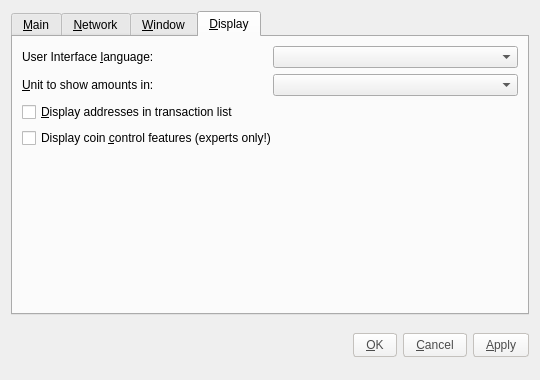
<?xml version="1.0" encoding="UTF-8"?>
<ui version="4.0">
 <class>OptionsDialog</class>
 <widget class="QDialog" name="OptionsDialog">
  <property name="geometry">
   <rect>
    <x>0</x>
    <y>0</y>
    <width>540</width>
    <height>380</height>
   </rect>
  </property>
  <property name="windowTitle">
   <string>Options</string>
  </property>
  <property name="modal">
   <bool>true</bool>
  </property>
  <layout class="QVBoxLayout" name="verticalLayout">
   <item>
    <widget class="QTabWidget" name="tabWidget">
     <property name="tabPosition">
      <enum>QTabWidget::North</enum>
     </property>
     <property name="currentIndex">
      <number>3</number>
     </property>
     <widget class="QWidget" name="tabMain">
      <attribute name="title">
       <string>&amp;Main</string>
      </attribute>
      <layout class="QVBoxLayout" name="verticalLayout_Main">
       <item>
        <widget class="QLabel" name="transactionFeeInfoLabel">
         <property name="text">
          <string>Optional transaction fee per kB that helps make sure your transactions are processed quickly. Most transactions are 1 kB. Fee 0.01 recommended.</string>
         </property>
         <property name="textFormat">
          <enum>Qt::PlainText</enum>
         </property>
         <property name="wordWrap">
          <bool>true</bool>
         </property>
        </widget>
       </item>
       <item>
        <layout class="QHBoxLayout" name="horizontalLayoutFee">
         <item>
          <widget class="QLabel" name="transactionFeeLabel">
           <property name="text">
            <string>Pay transaction &amp;fee</string>
           </property>
           <property name="textFormat">
            <enum>Qt::PlainText</enum>
           </property>
           <property name="buddy">
            <cstring>transactionFee</cstring>
           </property>
          </widget>
         </item>
         <item>
          <widget class="BitcoinAmountField" name="transactionFee">
           <property name="styleSheet">
            <string notr="true"/>
           </property>
          </widget>
         </item>
         <item>
          <spacer name="horizontalSpacerFee">
           <property name="orientation">
            <enum>Qt::Horizontal</enum>
           </property>
           <property name="sizeHint" stdset="0">
            <size>
             <width>40</width>
             <height>20</height>
            </size>
           </property>
          </spacer>
         </item>
        </layout>
       </item>
       <item>
        <widget class="QLabel" name="reserveBalanceInfoLabel">
         <property name="text">
          <string>Reserved amount does not participate in staking and is therefore spendable at any time.</string>
         </property>
         <property name="textFormat">
          <enum>Qt::PlainText</enum>
         </property>
         <property name="wordWrap">
          <bool>true</bool>
         </property>
        </widget>
       </item>
       <item>
        <layout class="QHBoxLayout" name="horizontalLayoutReserveBalance">
         <item>
          <widget class="QLabel" name="reserveBalanceLabel">
           <property name="text">
            <string>Reserve</string>
           </property>
           <property name="textFormat">
            <enum>Qt::PlainText</enum>
           </property>
           <property name="buddy">
            <cstring>reserveBalance</cstring>
           </property>
          </widget>
         </item>
         <item>
          <widget class="BitcoinAmountField" name="reserveBalance">
           <property name="styleSheet">
            <string notr="true"/>
           </property>
          </widget>
         </item>
         <item>
          <spacer name="horizontalSpacerReserveBalance">
           <property name="orientation">
            <enum>Qt::Horizontal</enum>
           </property>
           <property name="sizeHint" stdset="0">
            <size>
             <width>40</width>
             <height>20</height>
            </size>
           </property>
          </spacer>
         </item>
        </layout>
       </item>
       <item>
        <widget class="QCheckBox" name="bitcoinAtStartup">
         <property name="toolTip">
          <string>Automatically start NavajoAnonSubChain after logging in to the system.</string>
         </property>
         <property name="text">
          <string>&amp;Start NavajoAnonSubChain on system login</string>
         </property>
        </widget>
       </item>
       <item>
        <widget class="QCheckBox" name="detachDatabases">
         <property name="toolTip">
          <string>Detach block and address databases at shutdown. This means they can be moved to another data directory, but it slows down shutdown. The wallet is always detached.</string>
         </property>
         <property name="text">
          <string>&amp;Detach databases at shutdown</string>
         </property>
        </widget>
       </item>
       <item>
        <spacer name="verticalSpacer_Main">
         <property name="orientation">
          <enum>Qt::Vertical</enum>
         </property>
         <property name="sizeHint" stdset="0">
          <size>
           <width>20</width>
           <height>40</height>
          </size>
         </property>
        </spacer>
       </item>
      </layout>
     </widget>
     <widget class="QWidget" name="tabNetwork">
      <attribute name="title">
       <string>&amp;Network</string>
      </attribute>
      <layout class="QVBoxLayout" name="verticalLayout_Network">
       <item>
        <widget class="QCheckBox" name="mapPortUpnp">
         <property name="toolTip">
          <string>Automatically open the NavajoAnonSubChain/NavajoAnonSubChain client port on the router. This only works when your router supports UPnP and it is enabled.</string>
         </property>
         <property name="text">
          <string>Map port using &amp;UPnP</string>
         </property>
        </widget>
       </item>
       <item>
        <widget class="QCheckBox" name="connectSocks">
         <property name="toolTip">
          <string>Connect to the NavajoAnonSubChain/NavajoAnonSubChain network through a SOCKS proxy (e.g. when connecting through Tor).</string>
         </property>
         <property name="text">
          <string>&amp;Connect through SOCKS proxy:</string>
         </property>
        </widget>
       </item>
       <item>
        <layout class="QHBoxLayout" name="horizontalLayout_Network">
         <item>
          <widget class="QLabel" name="proxyIpLabel">
           <property name="text">
            <string>Proxy &amp;IP:</string>
           </property>
           <property name="textFormat">
            <enum>Qt::PlainText</enum>
           </property>
           <property name="buddy">
            <cstring>proxyIp</cstring>
           </property>
          </widget>
         </item>
         <item>
          <widget class="QValidatedLineEdit" name="proxyIp">
           <property name="maximumSize">
            <size>
             <width>140</width>
             <height>16777215</height>
            </size>
           </property>
           <property name="toolTip">
            <string>IP address of the proxy (e.g. 127.0.0.1)</string>
           </property>
           <property name="styleSheet">
            <string notr="true">background-color: rgb(255,255,255);
border-radius:3px;
border: 1px solid #C4C1BD;
color: #4C4C4C;
padding: 4px;
margin: 0px 6px 0px 0px;</string>
           </property>
          </widget>
         </item>
         <item>
          <widget class="QLabel" name="proxyPortLabel">
           <property name="text">
            <string>&amp;Port:</string>
           </property>
           <property name="textFormat">
            <enum>Qt::PlainText</enum>
           </property>
           <property name="buddy">
            <cstring>proxyPort</cstring>
           </property>
          </widget>
         </item>
         <item>
          <widget class="QLineEdit" name="proxyPort">
           <property name="maximumSize">
            <size>
             <width>55</width>
             <height>16777215</height>
            </size>
           </property>
           <property name="toolTip">
            <string>Port of the proxy (e.g. 9050)</string>
           </property>
           <property name="styleSheet">
            <string notr="true">background-color: rgb(255,255,255);
border-radius:3px;
border: 1px solid #C4C1BD;
color: #4C4C4C;
padding: 4px;
margin: 0px 6px 0px 0px;</string>
           </property>
          </widget>
         </item>
         <item>
          <widget class="QLabel" name="socksVersionLabel">
           <property name="text">
            <string>SOCKS &amp;Version:</string>
           </property>
           <property name="textFormat">
            <enum>Qt::PlainText</enum>
           </property>
           <property name="buddy">
            <cstring>socksVersion</cstring>
           </property>
          </widget>
         </item>
         <item>
          <widget class="QValueComboBox" name="socksVersion">
           <property name="toolTip">
            <string>SOCKS version of the proxy (e.g. 5)</string>
           </property>
           <property name="styleSheet">
            <string notr="true"/>
           </property>
          </widget>
         </item>
         <item>
          <spacer name="horizontalSpacer_Network">
           <property name="orientation">
            <enum>Qt::Horizontal</enum>
           </property>
           <property name="sizeHint" stdset="0">
            <size>
             <width>40</width>
             <height>20</height>
            </size>
           </property>
          </spacer>
         </item>
        </layout>
       </item>
       <item>
        <spacer name="verticalSpacer_Network">
         <property name="orientation">
          <enum>Qt::Vertical</enum>
         </property>
         <property name="sizeHint" stdset="0">
          <size>
           <width>20</width>
           <height>40</height>
          </size>
         </property>
        </spacer>
       </item>
      </layout>
     </widget>
     <widget class="QWidget" name="tabWindow">
      <attribute name="title">
       <string>&amp;Window</string>
      </attribute>
      <layout class="QVBoxLayout" name="verticalLayout_Window">
       <item>
        <widget class="QCheckBox" name="minimizeToTray">
         <property name="toolTip">
          <string>Show only a tray icon after minimizing the window.</string>
         </property>
         <property name="text">
          <string>&amp;Minimize to the tray instead of the taskbar</string>
         </property>
        </widget>
       </item>
       <item>
        <widget class="QCheckBox" name="minimizeOnClose">
         <property name="toolTip">
          <string>Minimize instead of exit the application when the window is closed. When this option is enabled, the application will be closed only after selecting Quit in the menu.</string>
         </property>
         <property name="text">
          <string>M&amp;inimize on close</string>
         </property>
        </widget>
       </item>
       <item>
        <spacer name="verticalSpacer_Window">
         <property name="orientation">
          <enum>Qt::Vertical</enum>
         </property>
         <property name="sizeHint" stdset="0">
          <size>
           <width>20</width>
           <height>40</height>
          </size>
         </property>
        </spacer>
       </item>
      </layout>
     </widget>
     <widget class="QWidget" name="tabDisplay">
      <attribute name="title">
       <string>&amp;Display</string>
      </attribute>
      <layout class="QVBoxLayout" name="verticalLayout_Display">
       <item>
        <layout class="QHBoxLayout" name="horizontalLayout_1_Display">
         <item>
          <widget class="QLabel" name="langLabel">
           <property name="text">
            <string>User Interface &amp;language:</string>
           </property>
           <property name="textFormat">
            <enum>Qt::PlainText</enum>
           </property>
           <property name="buddy">
            <cstring>lang</cstring>
           </property>
          </widget>
         </item>
         <item>
          <widget class="QValueComboBox" name="lang">
           <property name="toolTip">
            <string>The user interface language can be set here. This setting will take effect after restarting NavajoAnonSubChain/NavajoAnonSubChain.</string>
           </property>
          </widget>
         </item>
        </layout>
       </item>
       <item>
        <layout class="QHBoxLayout" name="horizontalLayout_2_Display">
         <item>
          <widget class="QLabel" name="unitLabel">
           <property name="text">
            <string>&amp;Unit to show amounts in:</string>
           </property>
           <property name="textFormat">
            <enum>Qt::PlainText</enum>
           </property>
           <property name="buddy">
            <cstring>unit</cstring>
           </property>
          </widget>
         </item>
         <item>
          <widget class="QValueComboBox" name="unit">
           <property name="toolTip">
            <string>Choose the default subdivision unit to show in the interface and when sending coins.</string>
           </property>
          </widget>
         </item>
        </layout>
       </item>
       <item>
        <widget class="QCheckBox" name="displayAddresses">
         <property name="toolTip">
          <string>Whether to show NavajoAnonSubChain/NavajoAnonSubChain addresses in the transaction list or not.</string>
         </property>
         <property name="text">
          <string>&amp;Display addresses in transaction list</string>
         </property>
        </widget>
       </item>
       <item>
        <widget class="QCheckBox" name="coinControlFeatures">
         <property name="toolTip">
          <string>Whether to show coin control features or not.</string>
         </property>
         <property name="text">
          <string>Display coin &amp;control features (experts only!)</string>
         </property>
        </widget>
       </item>
       <item>
        <spacer name="verticalSpacer_Display">
         <property name="orientation">
          <enum>Qt::Vertical</enum>
         </property>
         <property name="sizeHint" stdset="0">
          <size>
           <width>20</width>
           <height>40</height>
          </size>
         </property>
        </spacer>
       </item>
      </layout>
     </widget>
    </widget>
   </item>
   <item>
    <layout class="QHBoxLayout" name="horizontalLayout_Buttons">
     <item>
      <spacer name="horizontalSpacer_1">
       <property name="orientation">
        <enum>Qt::Horizontal</enum>
       </property>
       <property name="sizeHint" stdset="0">
        <size>
         <width>40</width>
         <height>48</height>
        </size>
       </property>
      </spacer>
     </item>
     <item>
      <widget class="QLabel" name="statusLabel">
       <property name="font">
        <font>
         <weight>75</weight>
         <bold>true</bold>
        </font>
       </property>
       <property name="text">
        <string/>
       </property>
       <property name="textFormat">
        <enum>Qt::PlainText</enum>
       </property>
       <property name="wordWrap">
        <bool>true</bool>
       </property>
      </widget>
     </item>
     <item>
      <spacer name="horizontalSpacer_2">
       <property name="orientation">
        <enum>Qt::Horizontal</enum>
       </property>
       <property name="sizeHint" stdset="0">
        <size>
         <width>40</width>
         <height>48</height>
        </size>
       </property>
      </spacer>
     </item>
     <item>
      <widget class="QPushButton" name="okButton">
       <property name="styleSheet">
        <string notr="true">background-color: qlineargradient(spread:pad, x1:0, y1:1, x2:0, y2:0, stop:0 rgb(240,240,240), stop:1 rgb(255, 255, 255));
border-radius:3px;
border: 1px solid #C4C1BD;
color: #4C4C4C;
padding: 4px 12px;</string>
       </property>
       <property name="text">
        <string>&amp;OK</string>
       </property>
      </widget>
     </item>
     <item>
      <widget class="QPushButton" name="cancelButton">
       <property name="styleSheet">
        <string notr="true">background-color: qlineargradient(spread:pad, x1:0, y1:1, x2:0, y2:0, stop:0 rgb(240,240,240), stop:1 rgb(255, 255, 255));
border-radius:3px;
border: 1px solid #C4C1BD;
color: #4C4C4C;
padding: 4px 12px;</string>
       </property>
       <property name="text">
        <string>&amp;Cancel</string>
       </property>
       <property name="autoDefault">
        <bool>false</bool>
       </property>
      </widget>
     </item>
     <item>
      <widget class="QPushButton" name="applyButton">
       <property name="styleSheet">
        <string notr="true">background-color: qlineargradient(spread:pad, x1:0, y1:1, x2:0, y2:0, stop:0 rgb(240,240,240), stop:1 rgb(255, 255, 255));
border-radius:3px;
border: 1px solid #C4C1BD;
color: #4C4C4C;
padding: 4px 12px;</string>
       </property>
       <property name="text">
        <string>&amp;Apply</string>
       </property>
       <property name="autoDefault">
        <bool>false</bool>
       </property>
      </widget>
     </item>
    </layout>
   </item>
  </layout>
 </widget>
 <customwidgets>
  <customwidget>
   <class>BitcoinAmountField</class>
   <extends>QSpinBox</extends>
   <header>bitcoinamountfield.h</header>
  </customwidget>
  <customwidget>
   <class>QValueComboBox</class>
   <extends>QComboBox</extends>
   <header>qvaluecombobox.h</header>
  </customwidget>
  <customwidget>
   <class>QValidatedLineEdit</class>
   <extends>QLineEdit</extends>
   <header>qvalidatedlineedit.h</header>
  </customwidget>
 </customwidgets>
 <resources/>
 <connections/>
</ui>
